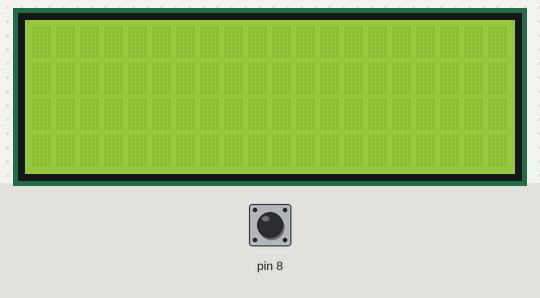
The sketch below on a simulated Arduino Uno, built with avr-gcc and run on an emulated ATmega328P. Shown: 20×4 character LCD. The test bench sets the inputs (shaded band); at power-on: pin 8 HIGH. What the sketch prints to the serial monitor is not drawn.

Above: at 1.3 s.
1.4 s: pin 8 pulsed LOW 5 times (0.12 s each, 0.3 s apart)
At 3.8 s:
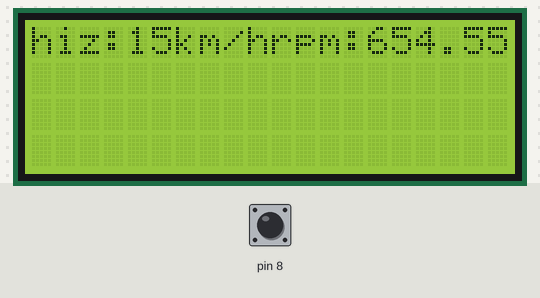
4.4 s: pin 8 driven LOW
At 5.3 s:
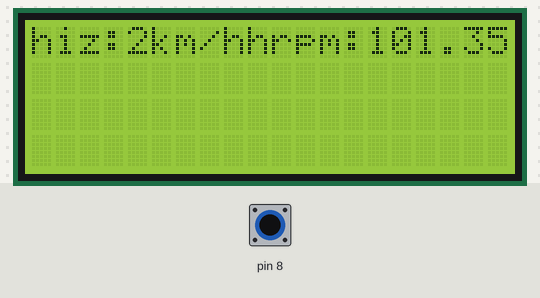
Timing chart, 0 to 7.4 s (numbered marks = the images above; inputs shaded):
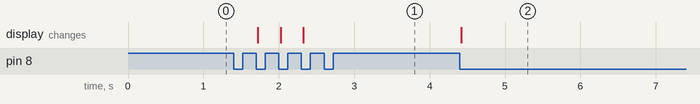

Measured:
- after the input at 1.4 s, the display: first changes after 0.32 s (image 1 shows a later state)
- after the input at 4.4 s, the display: changes at once (image 2)

The sketch:

hiz_lcd_yeni_taslak_1.ino
```cpp
/**************lcd******************/
#include <Wire.h>
#include <LiquidCrystal_I2C.h>
LiquidCrystal_I2C lcd = LiquidCrystal_I2C(0x27, 20, 4);
/*********** hall effect sensor****************/
const float circumference = 38.82; // Write Wheel Circumference *cm -2*pi*r-
uint8_t hall_Thresh = 3; // "10 value +25rpm" set number of hall trips for RPM reading (higher improves accuracy) ----------> 5şer 5şer artıyoruz
uint8_t hall_Count; // Counter for each spin
int hiz;
float rpm;

struct DATA{
  int hiz;
  float rpm;
};

DATA MyData;

// Calculation Speed
float calc_Speed(float passed_Time)
{
  // Calculation Wheel Speed
  float m_Speed = (circumference / 100000) * hall_Count / (passed_Time / 3600);
  return m_Speed;
}

// Calculation RPM
float calc_Rpm(float passed_Time)
{
  // Calculation RPM
  float rpm_Val =(hall_Count/passed_Time) * 60;
  return rpm_Val;
}
void clear_LCD_RpmSpeed(float start_Time)
{
    // set 0 values on lcd screen
    float e_Time = millis();
    if((e_Time - start_Time) / 1000 > 12)
    {
    Serial.print("hiz: ");Serial.print(MyData.hiz);Serial.println(" km/h");
    Serial.print("rpm: ");Serial.print(MyData.rpm);Serial.println(" rpm");
    MyData.hiz=0;
    MyData.rpm = 0;
    lcd.setCursor(0, 0);
    lcd.print("hiz:");
    lcd.setCursor(4, 0);
    lcd.print(MyData.hiz);
    lcd.print("km/h");
    lcd.print("             ");

    lcd.setCursor(10, 0);
    lcd.print("rpm:");
    lcd.setCursor(14, 0);
    lcd.print(MyData.rpm);
    lcd.print("              ");
    }
}
/*********************************void setup***********************/
void setup() {
  // lcd ekran
lcd.init();
lcd.backlight();
lcd.begin (20, 4);
pinMode(8, INPUT);
Serial.begin(9600);
}
/*********************************void loop***********************/
void loop() {
  /********************** rpm and speed calculation**************/
  // Initialize values
  hall_Count = 1;
  float start = millis();
  bool on_state = false;
  // Calculation Spin Time
  while (1) {
    if (digitalRead(8) == 0)
    {
      if (on_state == false)
      {
        on_state = true;
        hall_Count++;                   // Increase counter in each spin
      }
    }
    else
    {
      on_state = false;
    }
    clear_LCD_RpmSpeed(start);          // Control whether movement
    if (hall_Count >= hall_Thresh)      // Control counter overflow as threshold
    {
      break;
    }
  }
  // Calculation Passed Time
  float end_Time = millis();
  float time_Passed = (end_Time - start) / 1000;
  MyData.hiz = calc_Speed(time_Passed); // speed value
  MyData.rpm = calc_Rpm(time_Passed);// rpm value

  /*********************** print value to serial monitor *****************************/
  Serial.print("hiz: ");Serial.print(MyData.hiz);Serial.println(" km/h");
  Serial.print("rpm: ");Serial.print(MyData.rpm);Serial.println(" rpm");
  /*********************** print value to lcd screen *****************************/
  lcd.setCursor(0, 0);
  lcd.print("hiz:");
  lcd.setCursor(4, 0);
  lcd.print(MyData.hiz);
  lcd.print("km/h");

  lcd.setCursor(10, 0);
  lcd.print("rpm:");
  lcd.setCursor(14, 0);
  lcd.print(MyData.rpm);

  delay(1);// delay in between reads for stability
}
```
